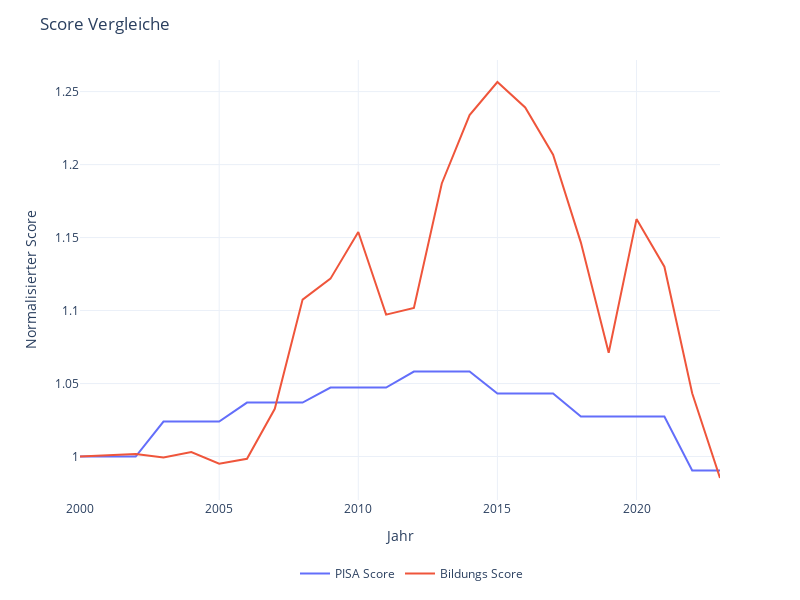

Write notebook code for a chart like this one.
### Markdown cell above
## Durchführung statistischer Tests

### Code cell
plt_data = data.loc[:,['PISA Score', 'Bildungs Score']]
plt_data = plt_data / plt_data.loc['2000'].iloc[0]
fig = px.line(plt_data, y=['PISA Score', 'Bildungs Score'], template='plotly_white')
fig.update_layout(title='Score Vergleiche',autosize=False, width=800,height=600)
fig.update_yaxes(title='Normalisierter Score')
fig.update_layout(legend=dict(
    orientation='h',
    yanchor='bottom',
    y=-0.2,
    xanchor='right',
    x=0.7,
    title=''
))
fig.show()

### Figure 1 — Plotly figure (JSON) as saved in the notebook; plotly's stock layout.template omitted (floating-point values rounded to 4 significant figures)
{"data": [{"hovertemplate": "variable=PISA Score<br>Jahr=%{x}<br>value=%{y}<extra></extra>", "legendgroup": "PISA Score", "line": {"color": "#636efa", "dash": "solid"}, "marker": {"symbol": "circle"}, "mode": "lines", "name": "PISA Score", "orientation": "v", "showlegend": true, "type": "scatter", "x": ["2000-01-01T00:00:00", "2001-01-01T00:00:00", "2002-01-01T00:00:00", "2003-01-01T00:00:00", "2004-01-01T00:00:00", "2005-01-01T00:00:00", "2006-01-01T00:00:00", "2007-01-01T00:00:00", "2008-01-01T00:00:00", "2009-01-01T00:00:00", "2010-01-01T00:00:00", "2011-01-01T00:00:00", "2012-01-01T00:00:00", "2013-01-01T00:00:00", "2014-01-01T00:00:00", "2015-01-01T00:00:00", "2016-01-01T00:00:00", "2017-01-01T00:00:00", "2018-01-01T00:00:00", "2019-01-01T00:00:00", "2020-01-01T00:00:00", "2021-01-01T00:00:00", "2022-01-01T00:00:00", "2023-01-01T00:00:00"], "xaxis": "x", "y": [1, 1, 1, 1.024, 1.024, 1.024, 1.037, 1.037, 1.037, 1.047, 1.047, 1.047, 1.058, 1.058, 1.058, 1.043, 1.043, 1.043, 1.027, 1.027, 1.027, 1.027, 0.9904, 0.9904], "yaxis": "y"}, {"hovertemplate": "variable=Bildungs Score<br>Jahr=%{x}<br>value=%{y}<extra></extra>", "legendgroup": "Bildungs Score", "line": {"color": "#EF553B", "dash": "solid"}, "marker": {"symbol": "circle"}, "mode": "lines", "name": "Bildungs Score", "orientation": "v", "showlegend": true, "type": "scatter", "x": ["2000-01-01T00:00:00", "2001-01-01T00:00:00", "2002-01-01T00:00:00", "2003-01-01T00:00:00", "2004-01-01T00:00:00", "2005-01-01T00:00:00", "2006-01-01T00:00:00", "2007-01-01T00:00:00", "2008-01-01T00:00:00", "2009-01-01T00:00:00", "2010-01-01T00:00:00", "2011-01-01T00:00:00", "2012-01-01T00:00:00", "2013-01-01T00:00:00", "2014-01-01T00:00:00", "2015-01-01T00:00:00", "2016-01-01T00:00:00", "2017-01-01T00:00:00", "2018-01-01T00:00:00", "2019-01-01T00:00:00", "2020-01-01T00:00:00", "2021-01-01T00:00:00", "2022-01-01T00:00:00", "2023-01-01T00:00:00"], "xaxis": "x", "y": [1, 1.001, 1.002, 0.9993, 1.003, 0.995, 0.9984, 1.033, 1.108, 1.122, 1.154, 1.097, 1.102, 1.187, 1.234, 1.257, 1.239, 1.207, 1.147, 1.071, 1.163, 1.13, 1.043, 0.9853], "yaxis": "y"}], "layout": {"autosize": false, "height": 600, "legend": {"orientation": "h", "title": {"text": ""}, "tracegroupgap": 0, "x": 0.7, "xanchor": "right", "y": -0.2, "yanchor": "bottom"}, "margin": {"t": 60}, "title": {"text": "Score Vergleiche"}, "width": 800, "xaxis": {"anchor": "y", "domain": [0, 1], "title": {"text": "Jahr"}}, "yaxis": {"anchor": "x", "domain": [0, 1], "title": {"text": "Normalisierter Score"}}}}
